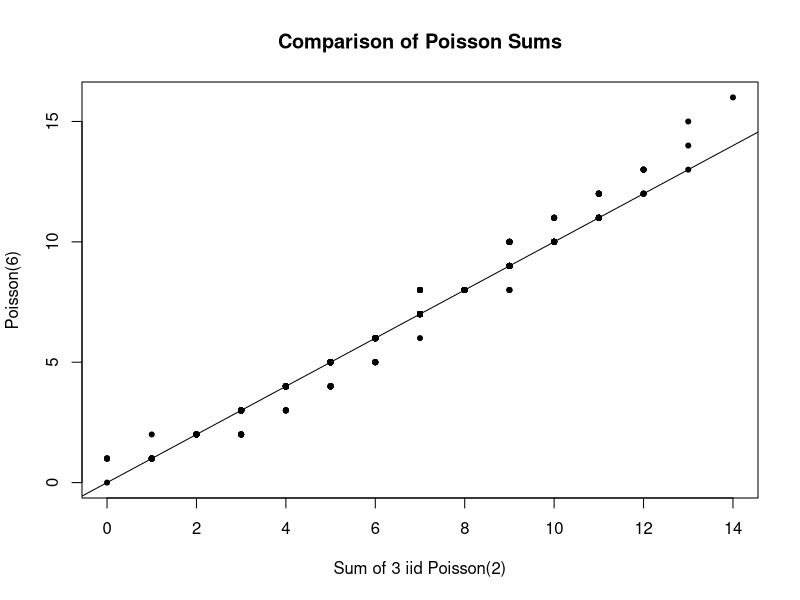
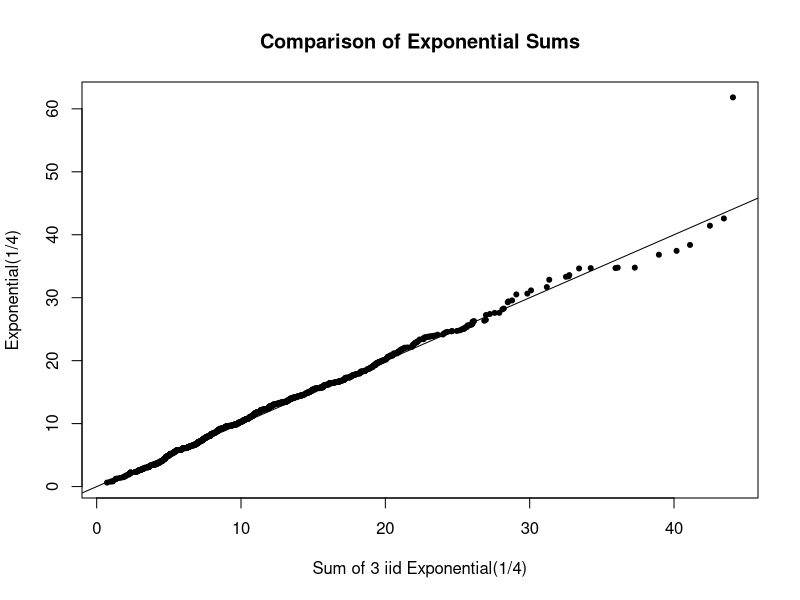

Generate these figures, in order, with R: (Note: this script raises an error after producing the figures.)
# ##############################################################################
# Author: Edward E. Daisey
# Class: Statistical Methods & Data Analysis
# Professor: Dr. Barry Bodt
# Date: 7th of of October, 2024
# Title: Assignment 6
# ##############################################################################


# ################################# Constants ##################################
num_times <- 1000 # Can change to lower values.
# Drop [ 51 : 950 ] if changed.
# ##############################################################################


# ################################## Analysis ##################################
# Generate sums of 3 iid Poisson(Mean = 2):
poisson <- replicate( num_times, sum( rpois( 3, 2 ) ) ) # 3 random samples summed together num_times.

# Directly generated from the resulting Poisson(2 + 2 + 2) = Poisson(6):
poisson_sum <- rpois( num_times, 6 )

# Sorting & Plotting:
plot( sort( poisson ), sort( poisson_sum ),
main = "Comparison of Poisson Sums",
xlab = "Sum of 3 iid Poisson(2)",
ylab = "Poisson(6)",
pch = 20)
abline( 0, 1 )

# Generate sums of 3 iid Exponential(Rate = 1/4), and then trim:
exponential <- replicate( num_times, sum( rexp( 3, 1/4 ) ) )
exponential_trimmed <- exponential[ 51 : 950 ]

# Directly generated from the sums of three Exponential(1/4) random variables, and then trim:
exponential_sum <- rexp( num_times, 1/4 ) + rexp( num_times, 1/4 ) + rexp(num_times, 1/4)
exponential_sum_trimmed <- exponential_sum[ 51 : 950 ]

# Sorting & Plotting Against Theoretical Mean Associated With Exponential(Rate = 1/4):
plot( sort( exponential_trimmed ), sort( exponential_sum_trimmed ),
main = "Comparison of Exponential Sums",
xlab = "Sum of 3 iid Exponential(1/4)",
ylab = "Exponential(1/4)",
pch = 20)
abline( 0, 1 )

# Furthermore, a histogram can be created and ... can be replaced with:
# poisson: Vector containing sums of three random deviates (1000).
# poisson_sum: 1000 random deviates for direct sum.
# exponential: Vector containing sums of three random deviates (1000).
# exponential_sum: 1000 random deviates for direct sum.
# Note: All produce a histogram that is slightly right skewed.
hist( ..., breaks = 30, main = "Histogram" )
# ##############################################################################
